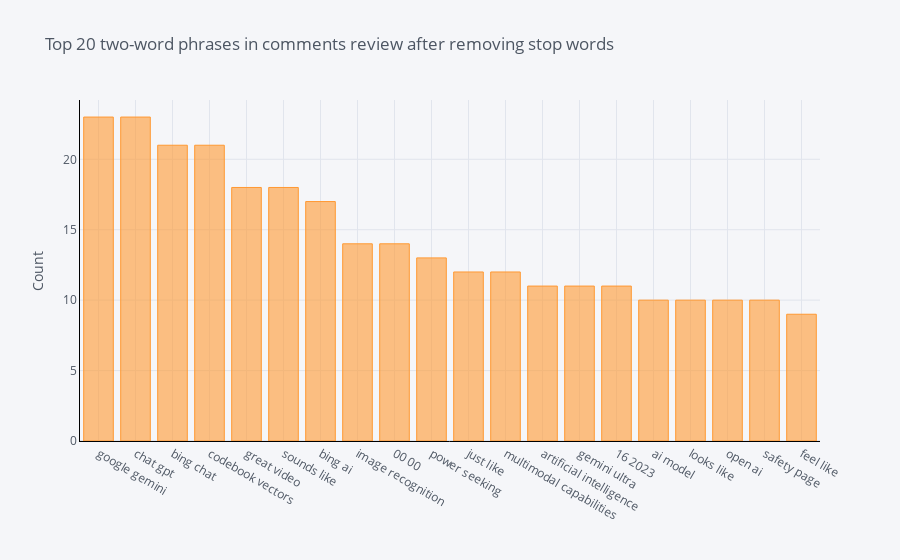
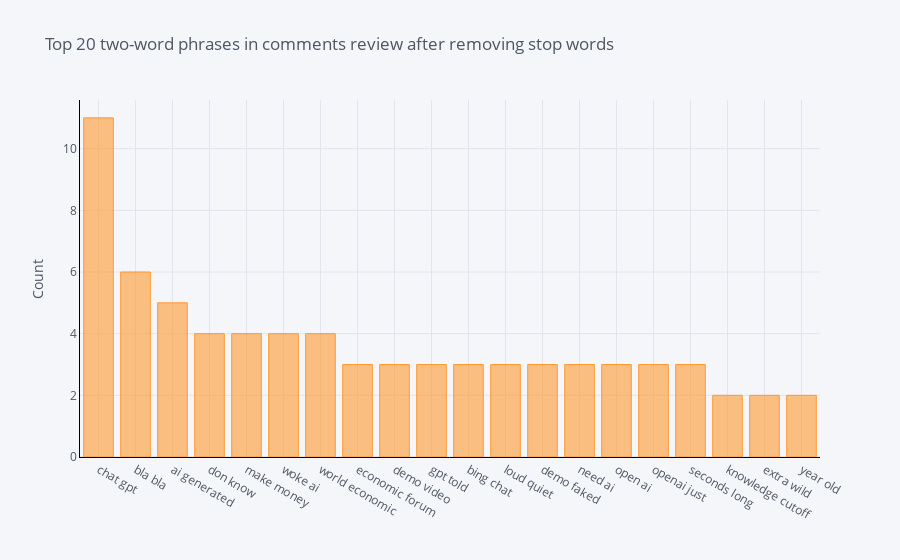

Notebook code for these charts, in order:
### Code cell
# Bigram

def get_top_n_bigram(corpus, n=None):
        vec = CountVectorizer(ngram_range = (2,2), stop_words = list(stop_words)).fit(corpus)
        bag_of_words = vec.transform(corpus)
        sum_words = bag_of_words.sum(axis=0) 
        words_freq = [(word, sum_words[0, idx]) for word, idx in vec.vocabulary_.items()]
        words_freq =sorted(words_freq, key = lambda x: x[1], reverse=True)
        return words_freq[:n]

print('Bigrams. From top to bottom: positive, neutral and negative sentiments')    
print (' ')
for i in sent_dfs:
    
    common_words = get_top_n_bigram(i['text'], 20)
    for word, freq in common_words:
        print(word, freq)
    df2 = pd.DataFrame(common_words, columns = ['CommentsText' , 'count'])
    df2.groupby('CommentsText').sum()['count'].sort_values(ascending=False).iplot(kind='bar', yTitle='Count', linecolor='black', title='Top 20 two-word phrases in comments review after removing stop words')

### Figure 1 — Plotly figure (JSON) as saved in the notebook; plotly's stock layout.template omitted (floating-point values rounded to 4 significant figures)
{"data": [{"marker": {"color": "rgba(255, 153, 51, 0.6)", "line": {"color": "rgba(255, 153, 51, 1.0)", "width": 1}}, "name": "count", "orientation": "v", "text": "", "type": "bar", "x": ["google gemini", "chat gpt", "bing chat", "codebook vectors", "great video", "sounds like", "bing ai", "image recognition", "00 00", "power seeking", "just like", "multimodal capabilities", "artificial intelligence", "gemini ultra", "16 2023", "ai model", "looks like", "open ai", "safety page", "feel like"], "y": [23, 23, 21, 21, 18, 18, 17, 14, 14, 13, 12, 12, 11, 11, 11, 10, 10, 10, 10, 9]}], "layout": {"legend": {"bgcolor": "#F5F6F9", "font": {"color": "#4D5663"}}, "paper_bgcolor": "#F5F6F9", "plot_bgcolor": "#F5F6F9", "title": {"font": {"color": "#4D5663"}, "text": "Top 20 two-word phrases in comments review after removing stop words"}, "xaxis": {"gridcolor": "#E1E5ED", "linecolor": "black", "showgrid": true, "tickfont": {"color": "#4D5663"}, "title": {"font": {"color": "#4D5663"}, "text": ""}, "zerolinecolor": "#E1E5ED"}, "yaxis": {"gridcolor": "#E1E5ED", "linecolor": "black", "showgrid": true, "tickfont": {"color": "#4D5663"}, "title": {"font": {"color": "#4D5663"}, "text": "Count"}, "zerolinecolor": "#E1E5ED"}}}

### Figure 2 — Plotly figure (JSON) as saved in the notebook; plotly's stock layout.template omitted (floating-point values rounded to 4 significant figures)
{"data": [{"marker": {"color": "rgba(255, 153, 51, 0.6)", "line": {"color": "rgba(255, 153, 51, 1.0)", "width": 1}}, "name": "count", "orientation": "v", "text": "", "type": "bar", "x": ["chat gpt", "bla bla", "ai generated", "don know", "make money", "woke ai", "world economic", "economic forum", "demo video", "gpt told", "bing chat", "loud quiet", "demo faked", "need ai", "open ai", "openai just", "seconds long", "knowledge cutoff", "extra wild", "year old"], "y": [11, 6, 5, 4, 4, 4, 4, 3, 3, 3, 3, 3, 3, 3, 3, 3, 3, 2, 2, 2]}], "layout": {"legend": {"bgcolor": "#F5F6F9", "font": {"color": "#4D5663"}}, "paper_bgcolor": "#F5F6F9", "plot_bgcolor": "#F5F6F9", "title": {"font": {"color": "#4D5663"}, "text": "Top 20 two-word phrases in comments review after removing stop words"}, "xaxis": {"gridcolor": "#E1E5ED", "linecolor": "black", "showgrid": true, "tickfont": {"color": "#4D5663"}, "title": {"font": {"color": "#4D5663"}, "text": ""}, "zerolinecolor": "#E1E5ED"}, "yaxis": {"gridcolor": "#E1E5ED", "linecolor": "black", "showgrid": true, "tickfont": {"color": "#4D5663"}, "title": {"font": {"color": "#4D5663"}, "text": "Count"}, "zerolinecolor": "#E1E5ED"}}}
